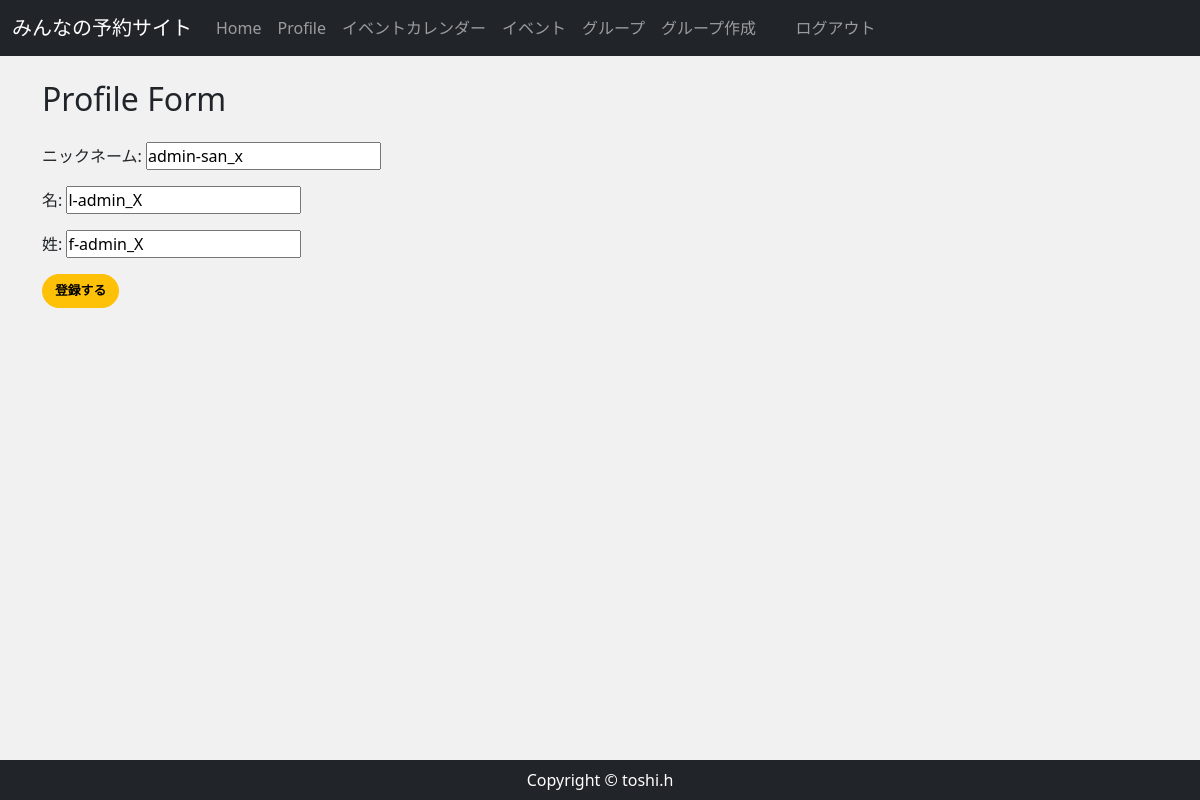
The page /accounts/profile_form/2/ (signed in) on the database its author committed.
### accounts/models.py (models this page shows, shortened)
class CustomUser(AbstractBaseUser, PermissionsMixin):
    email = models.EmailField(
        verbose_name='email',
        max_length=255,
        unique=True,
        )
    first_name = models.CharField('名', max_length=150)
    last_name = models.CharField('姓', max_length=150)
    nickname = models.CharField('ニックネーム', max_length=150,  null=True, blank=True)
    active = models.BooleanField(default=True)
    staff = models.BooleanField(default=False) #staffかどうか
    admin = models.BooleanField(default=False)
    objects = UserManager()
    EMAIL_FIELD = 'email'
    USERNAME_FIELD = 'email'
    REQUIRED_FIELDS = []
    @property
    def is_active(self):
        return self.active
    class Meta(AbstractBaseUser.Meta):
        db_table = 'custom_user'

### accounts/views.py (the view, shortened to what this page needs)
# urls.py: path('profile_form/<int:pk>/', views.ProfileEditView.as_view(), name='profile_form'),
class ProfileEditView(OnlyYouMixin, UpdateView):
    model = CustomUser
    template_name = 'account/profile_form.html'
    form_class = ProfileForm

### accounts/forms.py
class ProfileForm(forms.ModelForm):
    class Meta:
        model = CustomUser
        fields = ("nickname", "first_name", "last_name")

### accounts/views.py (called while the page is built)
    def test_func(self):
        user = self.request.user
        return user.pk == self.kwargs['pk'] or user.is_superuser

### accounts/templates/account/profile_form.html (shortened to what this page needs)
{% extends 'reservation/base.html' %}
{% block content %}
<div class="my-4">
    <h2>Profile Form</h2>
</div>
<form method="post" enctype="multipart/form-data">
    {{ form.as_p }}
    <button class="btn btn-warning" type="submit">登録する</button>
</form>
{% endblock %}

### reservation/static/css/rsv_style.css (style rules this page uses)
* { margin: 0; padding: 0; box-sizing: border-box; }
.btn { font-size: 80%; border-radius: 5rem; font-weight: bold; }

### rows shown on the page
CustomUser: nickname "admin-san_x", first_name "l-admin_X", last_name "f-admin_X"
